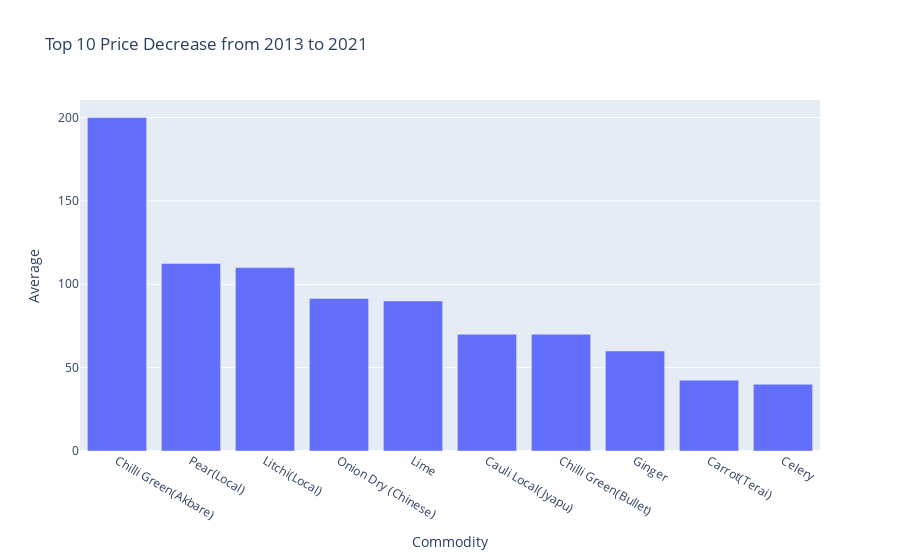

Notebook cell for this chart:
### Code cell
px.bar(df_tarkari_decrease,x='Commodity',y = 'Average',title = 'Top 10 Price Decrease from 2013 to 2021')

### Figure 1 — Plotly figure (JSON) as saved in the notebook; plotly's stock layout.template omitted (floating-point values rounded to 4 significant figures)
{"data": [{"alignmentgroup": "True", "hovertemplate": "Commodity=%{x}<br>Average=%{y}<extra></extra>", "legendgroup": "", "marker": {"color": "#636efa", "pattern": {"shape": ""}}, "name": "", "offsetgroup": "", "orientation": "v", "showlegend": false, "textposition": "auto", "type": "bar", "x": ["Chilli Green(Akbare)", "Pear(Local)", "Litchi(Local)", "Onion Dry (Chinese)", "Lime", "Cauli Local(Jyapu)", "Chilli Green(Bullet)", "Ginger", "Carrot(Terai)", "Celery"], "xaxis": "x", "y": [200, 112.5, 110, 91.5, 90, 70, 70, 60, 42.5, 40], "yaxis": "y"}], "layout": {"barmode": "relative", "legend": {"tracegroupgap": 0}, "title": {"text": "Top 10 Price Decrease from 2013 to 2021"}, "xaxis": {"anchor": "y", "domain": [0, 1], "title": {"text": "Commodity"}}, "yaxis": {"anchor": "x", "domain": [0, 1], "title": {"text": "Average"}}}}
